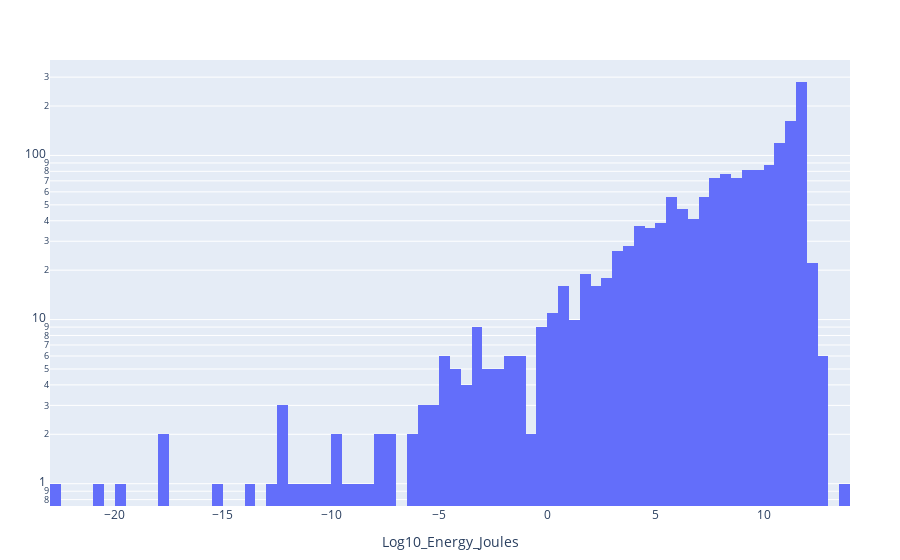

The notebook cell saved with this chart:
### Code cell
plot(sub_second_approx_energy_df, x=:Log10_Energy_Joules, kind = "histogram", nbinsx = 100, 
Layout(yaxis_type = "log"))

### Figure 1 — Plotly figure (JSON) as saved in the notebook; plotly's stock layout.template omitted (floating-point values rounded to 4 significant figures; data arrays with more than 128 entries replaced by an {"elided": "..."} marker saying what was removed)
{"data": [{"nbinsx": 100, "type": "histogram", "x": {"elided": "3089 float values"}, "xaxis": "x", "yaxis": "y"}], "layout": {"legend": {"tracegroupgap": 0}, "margin": {"b": 50, "l": 50, "r": 50, "t": 60}, "xaxis": {"title": {"text": "Log10_Energy_Joules"}}, "yaxis": {"type": "log"}}}
